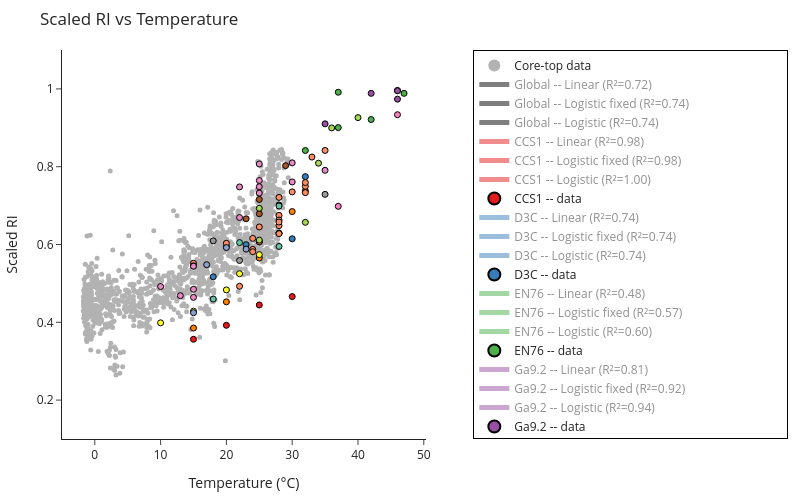

The code cell stored with this chart in its notebook:
### Code cell
import numpy as np
import pandas as pd
from sklearn.linear_model import LinearRegression
from scipy.optimize import curve_fit
import plotly.graph_objects as go
import plotly.express as px

def logistic_fixed_upper(x, x0, k, b):
    return (1-b) / (1 + np.exp(-k * (x - x0))) + b

def logistic(x, x0, k, L, b):
    return L / (1 + np.exp(-k * (x - x0))) + b

# ─── prepare sample points ────────────────────────────────────────────────────
xx = np.linspace(0, 50, 200)

# ─── filter & group your data ──────────────────────────────────────────────────
plot_data = culture_meso_df[culture_meso_df['Temperature'] < 50]
min_count = 2
groups = [g for g, df in plot_data.groupby('Strains_edited') if len(df) >= min_count]

# ─── build the figure with one trace per strain per model ─────────────────────
fig = go.Figure()

fig.add_trace(go.Scatter(
    x=coretop_da['t_sf2tc_avg'],
    y=coretop_da['scaledRI_median'],
    mode='markers',
    marker=dict(color='rgba(178,178,178,1.000)', size=5),
    name='Core-top data',
    showlegend=True   # you can allow toggling it via legend if you like
))
core_idx = 0  # index of this core-top trace

# ─── add global fits ────────────────────────────────────────────────
X_all = plot_data['Temperature'].values.reshape(-1,1)
y_all = plot_data['scaledRI'].values

# -- Linear fit --
ols_all = LinearRegression().fit(X_all, y_all)
y_lin_all = ols_all.predict(xx.reshape(-1,1))


# -- Logistic fixed upper --
p0f = [25, 0.1, 0.1]
bf = (0, [50,1,1])
popt_f_all, _ = curve_fit(logistic_fixed_upper, plot_data['Temperature'], plot_data['scaledRI'], p0=p0f, bounds=bf)
y_logif_all = logistic_fixed_upper(xx, *popt_f_all)
r2_logif_all = 1 - np.var(plot_data['scaledRI'] - logistic_fixed_upper(plot_data['Temperature'], *popt_f_all)) / np.var(plot_data['scaledRI'])

# -- Full logistic --
p0_all = [25,0.1,0.1,0.1]
bnd_all = (0, [50,1,1,1])
popt_all, _ = curve_fit(logistic, plot_data['Temperature'], plot_data['scaledRI'], p0=p0_all, bounds=bnd_all)
y_logi_all = logistic(xx, *popt_all)
r2_logi_all = 1 - np.var(plot_data['scaledRI'] - logistic(plot_data['Temperature'], *popt_all)) / np.var(plot_data['scaledRI'])

## add global fits to figure
for model, y, r2 in [
    ("Linear", y_lin_all, ols_all.score(X_all, y_all)),
    ("Logistic fixed", y_logif_all, r2_logif_all),
    ("Logistic", y_logi_all, r2_logi_all)
]:
    fig.add_trace(go.Scatter(
        x=xx, y=y,
        mode='lines',
        name=f"Global -- {model} (R²={r2:.2f})",
        visible=True
    ))
    

    
# ─── add all your strain traces ───────────────────────────
for strain in groups:
    df = plot_data[plot_data['Strains_edited'] == strain]
    X = df['Temperature'].values.reshape(-1,1)
    y = df['scaledRI'].values
    
    # -- Linear fit --
    ols = LinearRegression().fit(X, y)
    y_lin = ols.predict(xx.reshape(-1,1))
    fig.add_trace(go.Scatter(
        x=xx, y=y_lin, 
        mode='lines',
        name=f"{strain} -- Linear (R²={ols.score(X,y):.2f})",
        visible=(strain == groups[0])  # only first strain visible initially
    ))
    
    # -- Logistic fixed upper --
    p0f = [25, 0.1, 0.1]
    bf = (0, [50,1,1])
    popt_f, _ = curve_fit(logistic_fixed_upper, df['Temperature'], df['scaledRI'], p0=p0f, bounds=bf)
    y_logf = logistic_fixed_upper(xx, *popt_f)
    r2_f = 1 - np.var(df['scaledRI'] - logistic_fixed_upper(df['Temperature'], *popt_f)) / np.var(df['scaledRI'])
    fig.add_trace(go.Scatter(
        x=xx, y=y_logf,
        mode='lines',
        name=f"{strain} -- Logistic fixed (R²={r2_f:.2f})",
        visible=False
    ))
    
    # -- Full logistic --
    p0 = [25,0.1,0.1,0.1]
    bnd = (0, [50,1,1,1])
    popt, _ = curve_fit(logistic, df['Temperature'], df['scaledRI'], p0=p0, bounds=bnd)
    y_log = logistic(xx, *popt)
    r2 = 1 - np.var(df['scaledRI'] - logistic(df['Temperature'], *popt)) / np.var(df['scaledRI'])
    fig.add_trace(go.Scatter(
        x=xx, y=y_log,
        mode='lines',
        name=f"{strain} -- Logistic (R²={r2:.2f})",
        visible=False
    ))
    
    # -- Always-on scatter of raw data --
    fig.add_trace(go.Scatter(
        x=df['Temperature'], y=df['scaledRI'],
        mode='markers',
        marker=dict(size=6, line=dict(width=1, color='black')),
        name=f"{strain} -- data",
        visible=True
    ))
# build a mapping strain → color
palette1 = px.colors.qualitative.Set1
palette2 = px.colors.qualitative.Set2

# make one long list
all_colors = palette1 + palette2

# then map strains in order
strain_colors = {
    strain: all_colors[i % len(all_colors)]
    for i, strain in enumerate(groups)
}

# now loop through all traces
for trace in fig.data:
    # skip the core-top (and any other truly global or background traces)
    if trace.name == "Core-top data":
        continue

    # split off the strain name (everything before the “ – ”)
    strain = trace.name.split(" -- ")[0]

    # pick a color: if it’s one of our strains, use its palette color;
    # otherwise (e.g. “Global”) fall back to black or whatever you like
    col = strain_colors.get(strain, "black")

    # apply to both marker & line
    trace.update(
        marker=dict(color=col),
        line=dict(color=col)
    )



# Hide all line traces (fits) by default, leave markers visible
for trace in fig.data:
    if "lines" in trace.mode:
        trace.visible = "legendonly"
    else:
        trace.visible = True

# # Make “raw data” the initial visibility state:
# for tr in fig.data:
#     if tr.name == "Core-top data" or tr.name.endswith("-- data"):
#         tr.visible = True
#     else:
#         tr.visible = False
        


# reposition the model‐dropdown as a vertical nav bar on the left
fig.update_layout(

    autosize=False,     # turn off responsive “fill the container”
    width=800,          # fixed pixel width
    height=500,         # fixed pixel height
    margin=dict(l=40, r=40, t=50, b=40),

    title="Scaled RI vs Temperature",
    xaxis_title="Temperature (°C)",
    yaxis_title="Scaled RI",
    
    yaxis=dict(
        range=[0.1, 1.1],
        autorange=False    # turn off auto‐scaling
    ),

    # put the legend also on the left, so users can click each strain on/off
    legend=dict(
        traceorder="normal",
        orientation="v",
        x=1.13,      # just inside the left margin
        y=0.5,
        xanchor="left",
        yanchor="middle",
        itemsizing="constant",
        bordercolor="black",
        borderwidth=1
    ),
    template='simple_white',
    
)

# lock X/Y so the units match (remove if you don’t want a 1:1 scale)
fig.update_xaxes(constrain='domain')            # keep the X‐axis from expanding

# set a default
# fig.update_layout(template="plotly_white")

fig.show()

# in your Python script / notebook:
fig.write_html(
  os.path.join(local_github_path, 'html_figures', 'scaledRI_vs_Temperature.html'),
  include_plotlyjs="cdn",   # pull Plotly.js from the CDN
  full_html=False           # only the <div>+<script>—no <html>/<body> wrapper
)

### Figure 1 — Plotly figure (JSON) as saved in the notebook; plotly's stock layout.template omitted (floating-point values rounded to 4 significant figures; data arrays with more than 128 entries replaced by an {"elided": "..."} marker saying what was removed)
{"data": [{"marker": {"color": "rgba(178,178,178,1.000)", "size": 5}, "mode": "markers", "name": "Core-top data", "showlegend": true, "type": "scatter", "visible": true, "x": {"elided": "1479 float values"}, "y": {"elided": "1479 float values"}}, {"line": {"color": "black"}, "marker": {"color": "black"}, "mode": "lines", "name": "Global -- Linear (R²=0.72)", "type": "scatter", "visible": "legendonly", "x": {"elided": "200 float values"}, "y": {"elided": "200 float values"}}, {"line": {"color": "black"}, "marker": {"color": "black"}, "mode": "lines", "name": "Global -- Logistic fixed (R²=0.74)", "type": "scatter", "visible": "legendonly", "x": {"elided": "200 float values"}, "y": {"elided": "200 float values"}}, {"line": {"color": "black"}, "marker": {"color": "black"}, "mode": "lines", "name": "Global -- Logistic (R²=0.74)", "type": "scatter", "visible": "legendonly", "x": {"elided": "200 float values"}, "y": {"elided": "200 float values"}}, {"line": {"color": "rgb(228,26,28)"}, "marker": {"color": "rgb(228,26,28)"}, "mode": "lines", "name": "CCS1 -- Linear (R²=0.98)", "type": "scatter", "visible": "legendonly", "x": {"elided": "200 float values"}, "y": {"elided": "200 float values"}}, {"line": {"color": "rgb(228,26,28)"}, "marker": {"color": "rgb(228,26,28)"}, "mode": "lines", "name": "CCS1 -- Logistic fixed (R²=0.98)", "type": "scatter", "visible": "legendonly", "x": {"elided": "200 float values"}, "y": {"elided": "200 float values"}}, {"line": {"color": "rgb(228,26,28)"}, "marker": {"color": "rgb(228,26,28)"}, "mode": "lines", "name": "CCS1 -- Logistic (R²=1.00)", "type": "scatter", "visible": "legendonly", "x": {"elided": "200 float values"}, "y": {"elided": "200 float values"}}, {"line": {"color": "rgb(228,26,28)"}, "marker": {"color": "rgb(228,26,28)", "line": {"color": "black", "width": 1}, "size": 6}, "mode": "markers", "name": "CCS1 -- data", "type": "scatter", "visible": true, "x": [15, 20, 25, 30], "y": [0.3564, 0.3923, 0.4445, 0.4661]}, {"line": {"color": "rgb(55,126,184)"}, "marker": {"color": "rgb(55,126,184)"}, "mode": "lines", "name": "D3C -- Linear (R²=0.74)", "type": "scatter", "visible": "legendonly", "x": {"elided": "200 float values"}, "y": {"elided": "200 float values"}}, {"line": {"color": "rgb(55,126,184)"}, "marker": {"color": "rgb(55,126,184)"}, "mode": "lines", "name": "D3C -- Logistic fixed (R²=0.74)", "type": "scatter", "visible": "legendonly", "x": {"elided": "200 float values"}, "y": {"elided": "200 float values"}}, {"line": {"color": "rgb(55,126,184)"}, "marker": {"color": "rgb(55,126,184)"}, "mode": "lines", "name": "D3C -- Logistic (R²=0.74)", "type": "scatter", "visible": "legendonly", "x": {"elided": "200 float values"}, "y": {"elided": "200 float values"}}, {"line": {"color": "rgb(55,126,184)"}, "marker": {"color": "rgb(55,126,184)", "line": {"color": "black", "width": 1}, "size": 6}, "mode": "markers", "name": "D3C -- data", "type": "scatter", "visible": true, "x": [30, 18, 23, 28, 32], "y": [0.6146, 0.517, 0.5995, 0.7015, 0.7745]}, {"line": {"color": "rgb(77,175,74)"}, "marker": {"color": "rgb(77,175,74)"}, "mode": "lines", "name": "EN76 -- Linear (R²=0.48)", "type": "scatter", "visible": "legendonly", "x": {"elided": "200 float values"}, "y": {"elided": "200 float values"}}, {"line": {"color": "rgb(77,175,74)"}, "marker": {"color": "rgb(77,175,74)"}, "mode": "lines", "name": "EN76 -- Logistic fixed (R²=0.57)", "type": "scatter", "visible": "legendonly", "x": {"elided": "200 float values"}, "y": {"elided": "200 float values"}}, {"line": {"color": "rgb(77,175,74)"}, "marker": {"color": "rgb(77,175,74)"}, "mode": "lines", "name": "EN76 -- Logistic (R²=0.60)", "type": "scatter", "visible": "legendonly", "x": {"elided": "200 float values"}, "y": {"elided": "200 float values"}}, {"line": {"color": "rgb(77,175,74)"}, "marker": {"color": "rgb(77,175,74)", "line": {"color": "black", "width": 1}, "size": 6}, "mode": "markers", "name": "EN76 -- data", "type": "scatter", "visible": true, "x": [37, 32, 37, 42, 47], "y": [0.9915, 0.8416, 0.9005, 0.9212, 0.9886]}, {"line": {"color": "rgb(152,78,163)"}, "marker": {"color": "rgb(152,78,163)"}, "mode": "lines", "name": "Ga9.2 -- Linear (R²=0.81)", "type": "scatter", "visible": "legendonly", "x": {"elided": "200 float values"}, "y": {"elided": "200 float values"}}, {"line": {"color": "rgb(152,78,163)"}, "marker": {"color": "rgb(152,78,163)"}, "mode": "lines", "name": "Ga9.2 -- Logistic fixed (R²=0.92)", "type": "scatter", "visible": "legendonly", "x": {"elided": "200 float values"}, "y": {"elided": "200 float values"}}, {"line": {"color": "rgb(152,78,163)"}, "marker": {"color": "rgb(152,78,163)"}, "mode": "lines", "name": "Ga9.2 -- Logistic (R²=0.94)", "type": "scatter", "visible": "legendonly", "x": {"elided": "200 float values"}, "y": {"elided": "200 float values"}}, {"line": {"color": "rgb(152,78,163)"}, "marker": {"color": "rgb(152,78,163)", "line": {"color": "black", "width": 1}, "size": 6}, "mode": "markers", "name": "Ga9.2 -- data", "type": "scatter", "visible": true, "x": [35, 46, 46, 42, 46], "y": [0.9102, 0.9737, 0.996, 0.9885, 0.9952]}, {"line": {"color": "rgb(255,127,0)"}, "marker": {"color": "rgb(255,127,0)"}, "mode": "lines", "name": "HCA1 -- Linear (R²=0.99)", "type": "scatter", "visible": "legendonly", "x": {"elided": "200 float values"}, "y": {"elided": "200 float values"}}, {"line": {"color": "rgb(255,127,0)"}, "marker": {"color": "rgb(255,127,0)"}, "mode": "lines", "name": "HCA1 -- Logistic fixed (R²=1.00)", "type": "scatter", "visible": "legendonly", "x": {"elided": "200 float values"}, "y": {"elided": "200 float values"}}, {"line": {"color": "rgb(255,127,0)"}, "marker": {"color": "rgb(255,127,0)"}, "mode": "lines", "name": "HCA1 -- Logistic (R²=1.00)", "type": "scatter", "visible": "legendonly", "x": {"elided": "200 float values"}, "y": {"elided": "200 float values"}}, {"line": {"color": "rgb(255,127,0)"}, "marker": {"color": "rgb(255,127,0)", "line": {"color": "black", "width": 1}, "size": 6}, "mode": "markers", "name": "HCA1 -- data", "type": "scatter", "visible": true, "x": [15, 20, 25, 30], "y": [0.3853, 0.4526, 0.5653, 0.6846]}, {"line": {"color": "rgb(255,255,51)"}, "marker": {"color": "rgb(255,255,51)"}, "mode": "lines", "name": "HCE1 -- Linear (R²=0.95)", "type": "scatter", "visible": "legendonly", "x": {"elided": "200 float values"}, "y": {"elided": "200 float values"}}, {"line": {"color": "rgb(255,255,51)"}, "marker": {"color": "rgb(255,255,51)"}, "mode": "lines", "name": "HCE1 -- Logistic fixed (R²=1.00)", "type": "scatter", "visible": "legendonly", "x": {"elided": "200 float values"}, "y": {"elided": "200 float values"}}, {"line": {"color": "rgb(255,255,51)"}, "marker": {"color": "rgb(255,255,51)"}, "mode": "lines", "name": "HCE1 -- Logistic (R²=1.00)", "type": "scatter", "visible": "legendonly", "x": {"elided": "200 float values"}, "y": {"elided": "200 float values"}}, {"line": {"color": "rgb(255,255,51)"}, "marker": {"color": "rgb(255,255,51)", "line": {"color": "black", "width": 1}, "size": 6}, "mode": "markers", "name": "HCE1 -- data", "type": "scatter", "visible": true, "x": [10, 15, 20, 22, 25], "y": [0.3986, 0.4287, 0.4833, 0.5249, 0.5738]}, {"line": {"color": "rgb(166,86,40)"}, "marker": {"color": "rgb(166,86,40)"}, "mode": "lines", "name": "MY1T -- Linear (R²=0.59)", "type": "scatter", "visible": "legendonly", "x": {"elided": "200 float values"}, "y": {"elided": "200 float values"}}, {"line": {"color": "rgb(166,86,40)"}, "marker": {"color": "rgb(166,86,40)"}, "mode": "lines", "name": "MY1T -- Logistic fixed (R²=0.61)", "type": "scatter", "visible": "legendonly", "x": {"elided": "200 float values"}, "y": {"elided": "200 float values"}}, {"line": {"color": "rgb(166,86,40)"}, "marker": {"color": "rgb(166,86,40)"}, "mode": "lines", "name": "MY1T -- Logistic (R²=0.67)", "type": "scatter", "visible": "legendonly", "x": {"elided": "200 float values"}, "y": {"elided": "200 float values"}}, {"line": {"color": "rgb(166,86,40)"}, "marker": {"color": "rgb(166,86,40)", "line": {"color": "black", "width": 1}, "size": 6}, "mode": "markers", "name": "MY1T -- data", "type": "scatter", "visible": true, "x": [25, 25, 20, 23, 25, 29, 32], "y": [0.6068, 0.6791, 0.5948, 0.6661, 0.7158, 0.8028, 0.7381]}, {"line": {"color": "rgb(247,129,191)"}, "marker": {"color": "rgb(247,129,191)"}, "mode": "lines", "name": "N4 -- Linear (R²=1.00)", "type": "scatter", "visible": "legendonly", "x": {"elided": "200 float values"}, "y": {"elided": "200 float values"}}, {"line": {"color": "rgb(247,129,191)"}, "marker": {"color": "rgb(247,129,191)"}, "mode": "lines", "name": "N4 -- Logistic fixed (R²=1.00)", "type": "scatter", "visible": "legendonly", "x": {"elided": "200 float values"}, "y": {"elided": "200 float values"}}, {"line": {"color": "rgb(247,129,191)"}, "marker": {"color": "rgb(247,129,191)"}, "mode": "lines", "name": "N4 -- Logistic (R²=1.00)", "type": "scatter", "visible": "legendonly", "x": {"elided": "200 float values"}, "y": {"elided": "200 float values"}}, {"line": {"color": "rgb(247,129,191)"}, "marker": {"color": "rgb(247,129,191)", "line": {"color": "black", "width": 1}, "size": 6}, "mode": "markers", "name": "N4 -- data", "type": "scatter", "visible": true, "x": [37, 46], "y": [0.6981, 0.9337]}, {"line": {"color": "rgb(153,153,153)"}, "marker": {"color": "rgb(153,153,153)"}, "mode": "lines", "name": "NAOA2 -- Linear (R²=0.69)", "type": "scatter", "visible": "legendonly", "x": {"elided": "200 float values"}, "y": {"elided": "200 float values"}}, {"line": {"color": "rgb(153,153,153)"}, "marker": {"color": "rgb(153,153,153)"}, "mode": "lines", "name": "NAOA2 -- Logistic fixed (R²=0.88)", "type": "scatter", "visible": "legendonly", "x": {"elided": "200 float values"}, "y": {"elided": "200 float values"}}, {"line": {"color": "rgb(153,153,153)"}, "marker": {"color": "rgb(153,153,153)"}, "mode": "lines", "name": "NAOA2 -- Logistic (R²=0.92)", "type": "scatter", "visible": "legendonly", "x": {"elided": "200 float values"}, "y": {"elided": "200 float values"}}, {"line": {"color": "rgb(153,153,153)"}, "marker": {"color": "rgb(153,153,153)", "line": {"color": "black", "width": 1}, "size": 6}, "mode": "markers", "name": "NAOA2 -- data", "type": "scatter", "visible": true, "x": [18, 22, 28, 35, 28], "y": [0.6094, 0.5589, 0.6294, 0.7289, 0.6288]}, {"line": {"color": "rgb(102,194,165)"}, "marker": {"color": "rgb(102,194,165)"}, "mode": "lines", "name": "NAOA6 -- Linear (R²=0.70)", "type": "scatter", "visible": "legendonly", "x": {"elided": "200 float values"}, "y": {"elided": "200 float values"}}, {"line": {"color": "rgb(102,194,165)"}, "marker": {"color": "rgb(102,194,165)"}, "mode": "lines", "name": "NAOA6 -- Logistic fixed (R²=0.70)", "type": "scatter", "visible": "legendonly", "x": {"elided": "200 float values"}, "y": {"elided": "200 float values"}}, {"line": {"color": "rgb(102,194,165)"}, "marker": {"color": "rgb(102,194,165)"}, "mode": "lines", "name": "NAOA6 -- Logistic (R²=0.81)", "type": "scatter", "visible": "legendonly", "x": {"elided": "200 float values"}, "y": {"elided": "200 float values"}}, {"line": {"color": "rgb(102,194,165)"}, "marker": {"color": "rgb(102,194,165)", "line": {"color": "black", "width": 1}, "size": 6}, "mode": "markers", "name": "NAOA6 -- data", "type": "scatter", "visible": true, "x": [18, 22, 28, 28], "y": [0.4598, 0.6049, 0.6988, 0.595]}, {"line": {"color": "rgb(252,141,98)"}, "marker": {"color": "rgb(252,141,98)"}, "mode": "lines", "name": "SCM1 -- Linear (R²=0.78)", "type": "scatter", "visible": "legendonly", "x": {"elided": "200 float values"}, "y": {"elided": "200 float values"}}, {"line": {"color": "rgb(252,141,98)"}, "marker": {"color": "rgb(252,141,98)"}, "mode": "lines", "name": "SCM1 -- Logistic fixed (R²=0.88)", "type": "scatter", "visible": "legendonly", "x": {"elided": "200 float values"}, "y": {"elided": "200 float values"}}, {"line": {"color": "rgb(252,141,98)"}, "marker": {"color": "rgb(252,141,98)"}, "mode": "lines", "name": "SCM1 -- Logistic (R²=0.88)", "type": "scatter", "visible": "legendonly", "x": {"elided": "200 float values"}, "y": {"elided": "200 float values"}}, {"line": {"color": "rgb(252,141,98)"}, "marker": {"color": "rgb(252,141,98)", "line": {"color": "black", "width": 1}, "size": 6}, "mode": "markers", "name": "SCM1 -- data", "type": "scatter", "visible": true, "x": [22, 25, 28, 28, 15, 20, 25, 30, 33, 35, 28, 24, 24, 24, 28, 28, 28, 32, 32, 32], "y": [0.4926, 0.6071, 0.6279, 0.6484, 0.5518, 0.6032, 0.6452, 0.7353, 0.8248, 0.8418, 0.721, 0.5875, 0.6157, 0.5815, 0.6749, 0.6629, 0.6577, 0.7496, 0.7593, 0.7333]}, {"line": {"color": "rgb(141,160,203)"}, "marker": {"color": "rgb(141,160,203)"}, "mode": "lines", "name": "SPOT1 -- Linear (R²=0.70)", "type": "scatter", "visible": "legendonly", "x": {"elided": "200 float values"}, "y": {"elided": "200 float values"}}, {"line": {"color": "rgb(141,160,203)"}, "marker": {"color": "rgb(141,160,203)"}, "mode": "lines", "name": "SPOT1 -- Logistic fixed (R²=0.71)", "type": "scatter", "visible": "legendonly", "x": {"elided": "200 float values"}, "y": {"elided": "200 float values"}}, {"line": {"color": "rgb(141,160,203)"}, "marker": {"color": "rgb(141,160,203)"}, "mode": "lines", "name": "SPOT1 -- Logistic (R²=1.00)", "type": "scatter", "visible": "legendonly", "x": {"elided": "200 float values"}, "y": {"elided": "200 float values"}}, {"line": {"color": "rgb(141,160,203)"}, "marker": {"color": "rgb(141,160,203)", "line": {"color": "black", "width": 1}, "size": 6}, "mode": "markers", "name": "SPOT1 -- data", "type": "scatter", "visible": true, "x": [15, 17, 20, 23], "y": [0.4247, 0.5481, 0.5921, 0.588]}, {"line": {"color": "rgb(231,138,195)"}, "marker": {"color": "rgb(231,138,195)"}, "mode": "lines", "name": "mesocosm - North Sea -- Linear (R²=0.84)", "type": "scatter", "visible": "legendonly", "x": {"elided": "200 float values"}, "y": {"elided": "200 float values"}}, {"line": {"color": "rgb(231,138,195)"}, "marker": {"color": "rgb(231,138,195)"}, "mode": "lines", "name": "mesocosm - North Sea -- Logistic fixed (R²=0.88)", "type": "scatter", "visible": "legendonly", "x": {"elided": "200 float values"}, "y": {"elided": "200 float values"}}, {"line": {"color": "rgb(231,138,195)"}, "marker": {"color": "rgb(231,138,195)"}, "mode": "lines", "name": "mesocosm - North Sea -- Logistic (R²=0.95)", "type": "scatter", "visible": "legendonly", "x": {"elided": "200 float values"}, "y": {"elided": "200 float values"}}, {"line": {"color": "rgb(231,138,195)"}, "marker": {"color": "rgb(231,138,195)", "line": {"color": "black", "width": 1}, "size": 6}, "mode": "markers", "name": "mesocosm - North Sea -- data", "type": "scatter", "visible": true, "x": [10, 15, 15, 22, 25, 25, 30, 35, 13, 15, 15, 22, 25, 25, 30], "y": [0.4919, 0.4848, 0.4641, 0.748, 0.7646, 0.807, 0.7608, 0.7907, 0.4685, 0.5451, 0.5441, 0.6693, 0.7485, 0.7323, 0.8099]}, {"line": {"color": "rgb(166,216,84)"}, "marker": {"color": "rgb(166,216,84)"}, "mode": "lines", "name": "mesocosm - Seychelles -- Linear (R²=0.78)", "type": "scatter", "visible": "legendonly", "x": {"elided": "200 float values"}, "y": {"elided": "200 float values"}}, {"line": {"color": "rgb(166,216,84)"}, "marker": {"color": "rgb(166,216,84)"}, "mode": "lines", "name": "mesocosm - Seychelles -- Logistic fixed (R²=0.89)", "type": "scatter", "visible": "legendonly", "x": {"elided": "200 float values"}, "y": {"elided": "200 float values"}}, {"line": {"color": "rgb(166,216,84)"}, "marker": {"color": "rgb(166,216,84)"}, "mode": "lines", "name": "mesocosm - Seychelles -- Logistic (R²=0.95)", "type": "scatter", "visible": "legendonly", "x": {"elided": "200 float values"}, "y": {"elided": "200 float values"}}, {"line": {"color": "rgb(166,216,84)"}, "marker": {"color": "rgb(166,216,84)", "line": {"color": "black", "width": 1}, "size": 6}, "mode": "markers", "name": "mesocosm - Seychelles -- data", "type": "scatter", "visible": true, "x": [25, 25, 32, 34, 36, 40], "y": [0.6113, 0.6931, 0.657, 0.809, 0.8997, 0.9262]}], "layout": {"autosize": false, "height": 500, "legend": {"bordercolor": "black", "borderwidth": 1, "itemsizing": "constant", "orientation": "v", "traceorder": "normal", "x": 1.13, "xanchor": "left", "y": 0.5, "yanchor": "middle"}, "margin": {"b": 40, "l": 40, "r": 40, "t": 50}, "title": {"text": "Scaled RI vs Temperature"}, "width": 800, "xaxis": {"constrain": "domain", "title": {"text": "Temperature (°C)"}}, "yaxis": {"autorange": false, "range": [0.1, 1.1], "title": {"text": "Scaled RI"}}}}
